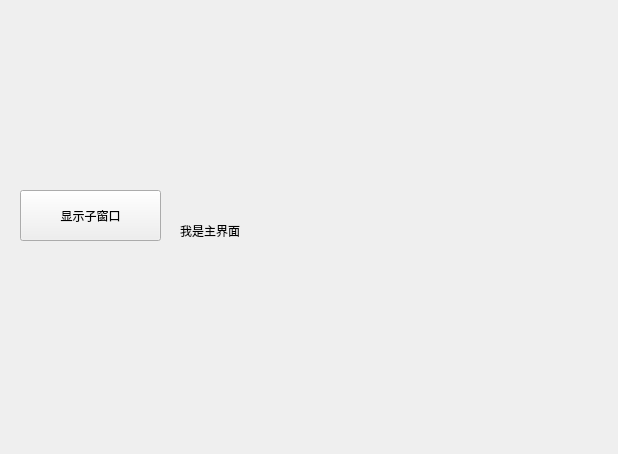
<?xml version="1.0" encoding="UTF-8"?>
<ui version="4.0">
 <class>Widget</class>
 <widget class="QWidget" name="Widget">
  <property name="geometry">
   <rect>
    <x>0</x>
    <y>0</y>
    <width>618</width>
    <height>454</height>
   </rect>
  </property>
  <property name="windowTitle">
   <string>Widget</string>
  </property>
  <widget class="QPushButton" name="showChildButton">
   <property name="geometry">
    <rect>
     <x>20</x>
     <y>190</y>
     <width>141</width>
     <height>51</height>
    </rect>
   </property>
   <property name="text">
    <string>显示子窗口</string>
   </property>
  </widget>
  <widget class="QLabel" name="label">
   <property name="geometry">
    <rect>
     <x>180</x>
     <y>120</y>
     <width>341</width>
     <height>221</height>
    </rect>
   </property>
   <property name="text">
    <string>我是主界面</string>
   </property>
  </widget>
 </widget>
 <layoutdefault spacing="6" margin="11"/>
 <resources/>
 <connections/>
</ui>
